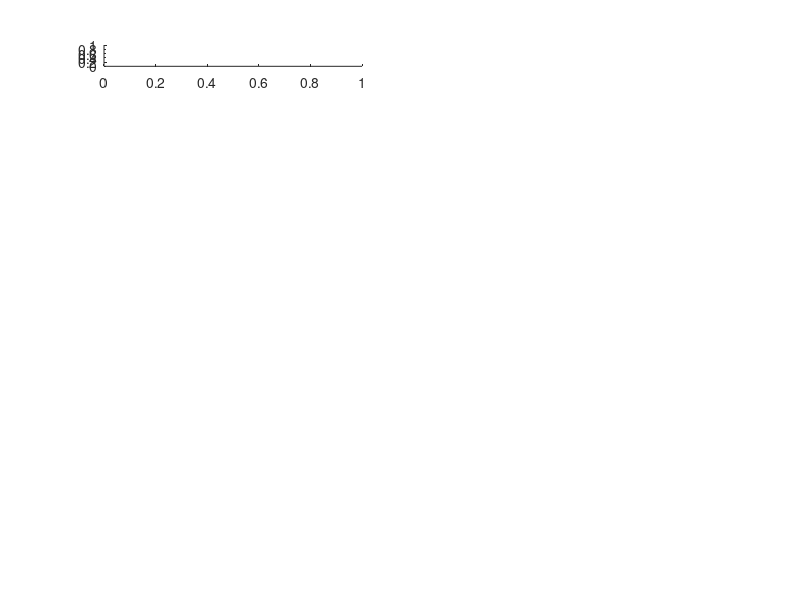

Write the MATLAB code that produced this figure. (Note: this script raises an error after producing the figure.)
% Plot all parameters and cost

figure(2)
for jp1=1:2;
    for jp2=1:9;
        subplot(9,2,jp2+(jp1-1)*9);
            plot(pscaled(jp2+(jp1-1)*9,1:j-1))
            %hold on
            %plot(ave(jp2+(jp1-1)*9,1:j-1),'r')
    end
end

% Plot slope of all parameters and cost

%figure(3)
%for jp1=1:2;
%    for jp2=1:9;
%        subplot(9,2,jp2+(jp1-1)*9);
%            plot(aved(jp2+(jp1-1)*9,120:j-1))
%    end
%end

% Plot all scaled parameters together

figure(4)
plot(cost(2:j-1))
%hold on
%plot(avec(1:j-1),'r')

% Plot Cost

figure(5)
plot(pscaled(:,2:j-1)')


% Average each parameter over one full 2Pi cycle, to get the equilibrium
% parameter about which it has settled.

[y,mj] = min(cost(jbest,2:j-1));

aveparams=zeros(1,18);
aveparams=params(:,mj);


    PARAM.INIT.SIGZ0 = aveparams(1);           % Bunch Length
    PARAM.INIT.SIGD0 = aveparams(2);           % Initial Energy Spread
    PARAM.INIT.NPART = aveparams(3);           % Number of Particles
    PARAM.INIT.ASYM = aveparams(4);            % Initial Gaussian Asymmetry
    PARAM.NRTL.AMPL = aveparams(5);            % Amplitude of RF Compressor
    PARAM.NRTL.PHAS = aveparams(6);            % RF Compressor Phase
    PARAM.NRTL.ELO = aveparams(7);             % Low Energy Cutoff
    PARAM.NRTL.EHI = aveparams(8);             % High Energy Cutoff
    decker = aveparams(9);                     % 2-10 Phase
    ramp = aveparams(10);                      % Ramp Phase
    PARAM.LI10.ELO = aveparams(11);            % Low Energy Cutoff
    PARAM.LI10.EHI = aveparams(12);            % High Energy Cutoff
    PARAM.LI20.ELO = aveparams(13);            % Low Energy Cutoff
    PARAM.LI20.EHI = aveparams(14);            % High Energy Cutoff
    PARAM.LI20.BETA = aveparams(15);           % Beta Function
    PARAM.LI20.R16 = aveparams(16);            % Dispersion
    PARAM.LI20.T166 = aveparams(17);           % 2nd Order Dispersion
    delta = aveparams(18);                     % Energy offset

    PARAM.LONE.PHAS = decker+ramp;  % Total Phase
    PARAM.LONE.GAIN = (PARAM.ENRG.E1 - PARAM.ENRG.E0)/cosd(PARAM.LONE.PHAS); % Energy gain

    
    % Run LiTrack
    OUT = LiTrackOpt('FACETpar');
    
    % Interpolate simulated spectrum
    sim_spectrum = interpSim(OUT,spectrum_axis,PARAM.SIMU.BIN,delta,PARAM.LI20.R16);
    
    % Calculate residual
    residual = sum((sim_spectrum - data_spectrum).^2);
    
    % Set Cost as the value of the residual
    cost(j+1) = residual;
    

% Compare to the initial conditions

    PARAM.INIT.SIGZ0 = params(1,2);           % Bunch Length
    PARAM.INIT.SIGD0 = params(2,2);           % Initial Energy Spread
    PARAM.INIT.NPART = params(3,2);           % Number of Particles
    PARAM.INIT.ASYM = params(4,2);            % Initial Gaussian Asymmetry
    PARAM.NRTL.AMPL = params(5,2);            % Amplitude of RF Compressor
    PARAM.NRTL.PHAS = params(6,2);            % RF Compressor Phase
    PARAM.NRTL.ELO = params(7,2);             % Low Energy Cutoff
    PARAM.NRTL.EHI = params(8,2);             % High Energy Cutoff
    decker = params(9,2);                     % 2-10 Phase
    ramp = params(10,2);                      % Ramp Phase
    PARAM.LI10.ELO = params(11,2);            % Low Energy Cutoff
    PARAM.LI10.EHI = params(12,2);            % High Energy Cutoff
    PARAM.LI20.ELO = params(13,2);            % Low Energy Cutoff
    PARAM.LI20.EHI = params(14,2);            % High Energy Cutoff
    PARAM.LI20.BETA = params(15,2);           % Beta Function
    PARAM.LI20.R16 = params(16,2);            % Dispersion
    PARAM.LI20.T166 = params(17,2);           % 2nd Order Dispersion
    delta = params(18,2);                     % Energy offset

    PARAM.LONE.PHAS = decker+ramp;  % Total Phase
    PARAM.LONE.GAIN = (PARAM.ENRG.E1 - PARAM.ENRG.E0)/cosd(PARAM.LONE.PHAS); % Energy gain

    
    % Run LiTrack
    OUT = LiTrackOpt('FACETpar');
    
    % Interpolate simulated spectrum
    sim_spectrum_original = interpSim(OUT,spectrum_axis,PARAM.SIMU.BIN,delta,PARAM.LI20.R16);
    
    % Calculate residual
    residual_original = sum((sim_spectrum_original - data_spectrum).^2);
    
   
    
% Plot Output
figure(6)
plot(spectrum_axis,data_spectrum,'g',spectrum_axis,sim_spectrum_original,'r',spectrum_axis,sim_spectrum,'b');
legend('DATA','INITIAL CONDITIONS','ES-OPTIMIZED SIMULATION');
xlabel('X (mm)','fontsize',14);
text(-3.5,5.5e-3,['Original Residual = ' num2str(residual_original,'%0.2e')],'fontsize',14);
text(-3.5,5e-3,['Residual after ES = ' num2str(residual,'%0.2e')],'fontsize',14);






